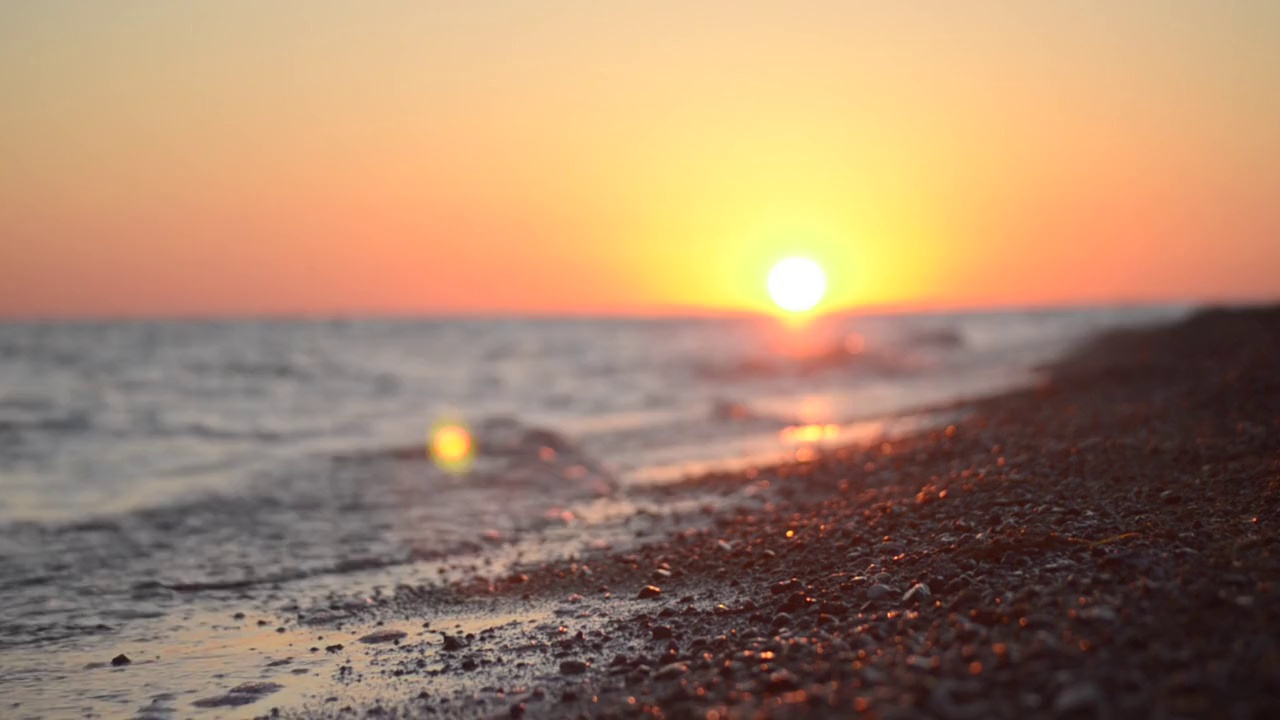
#> input picture learning opencv/Scripts/PROJECTS/project1-Extracting_frames/FRAMES/Frame0.jpg, 1280 x 720 px, given in place of the camera
$ python project12.py
#> lines starting #> are read from the running program, lines starting #| are printed output that depends on the picture; after the words box and inside, x2 and y2 are one past the last pixel; in counts of white or black regions, pixels touching at a corner belong together
#object track using colour segmentation

import cv2
import numpy as np
import matplotlib.pyplot as plt

cap = cv2.VideoCapture(0)      # Change to 1 or 2 if your webcam is on another index

def nothing(x):
    pass

cv2.namedWindow("Tracking")

cv2.createTrackbar('LH', "Tracking", 0, 255, nothing)
#> slider 'LH' is set to 51
cv2.createTrackbar('LS', "Tracking", 0, 255, nothing)
#> slider 'LS' is set to 51
cv2.createTrackbar('LV', "Tracking", 0, 255, nothing)
#> slider 'LV' is set to 51
cv2.createTrackbar('HH', "Tracking", 255, 255, nothing)
cv2.createTrackbar('HS', "Tracking", 255, 255, nothing)
cv2.createTrackbar('HV', "Tracking", 255, 255, nothing)

while True:

    b, frame = cap.read()
#> frame is the input picture: shape (720, 1280, 3); mean B, G, R 106.6, 133.5, 166.2

    if not b:
        print("Failed to capture frame")
        break

    hsv = cv2.cvtColor(frame, cv2.COLOR_BGR2HSV)
#> hsv: shape (720, 1280, 3); mean H, S, V 35, 84.7, 166.2

    l_h = cv2.getTrackbarPos("LH", "Tracking")
    l_s = cv2.getTrackbarPos("LS", "Tracking")
    l_v = cv2.getTrackbarPos("LV", "Tracking")

    h_h = cv2.getTrackbarPos("HH", "Tracking")
    h_s = cv2.getTrackbarPos("HS", "Tracking")
    h_v = cv2.getTrackbarPos("HV", "Tracking")

    l_b = np.array([l_h, l_s, l_v])
    u_b = np.array([h_h, h_s, h_v])

    mask = cv2.inRange(hsv, l_b, u_b)
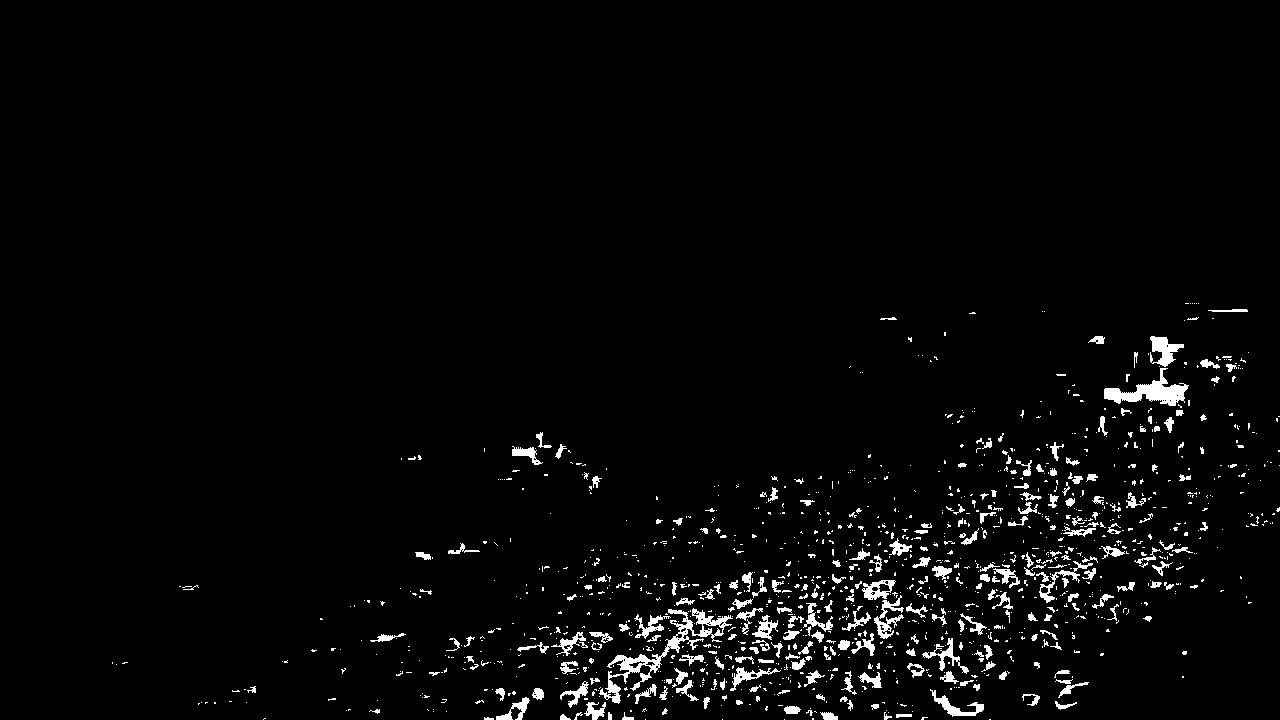
#> mask: shape (720, 1280); 2.9% white; 1281 white regions (1017 under 20 px), largest, box (x1, y1, x2, y2) and area: (599, 608, 733, 704) 1957, (1104, 368, 1189, 406) 1269, (1150, 336, 1184, 367) 540

    res = cv2.bitwise_and(frame, frame, mask=mask)
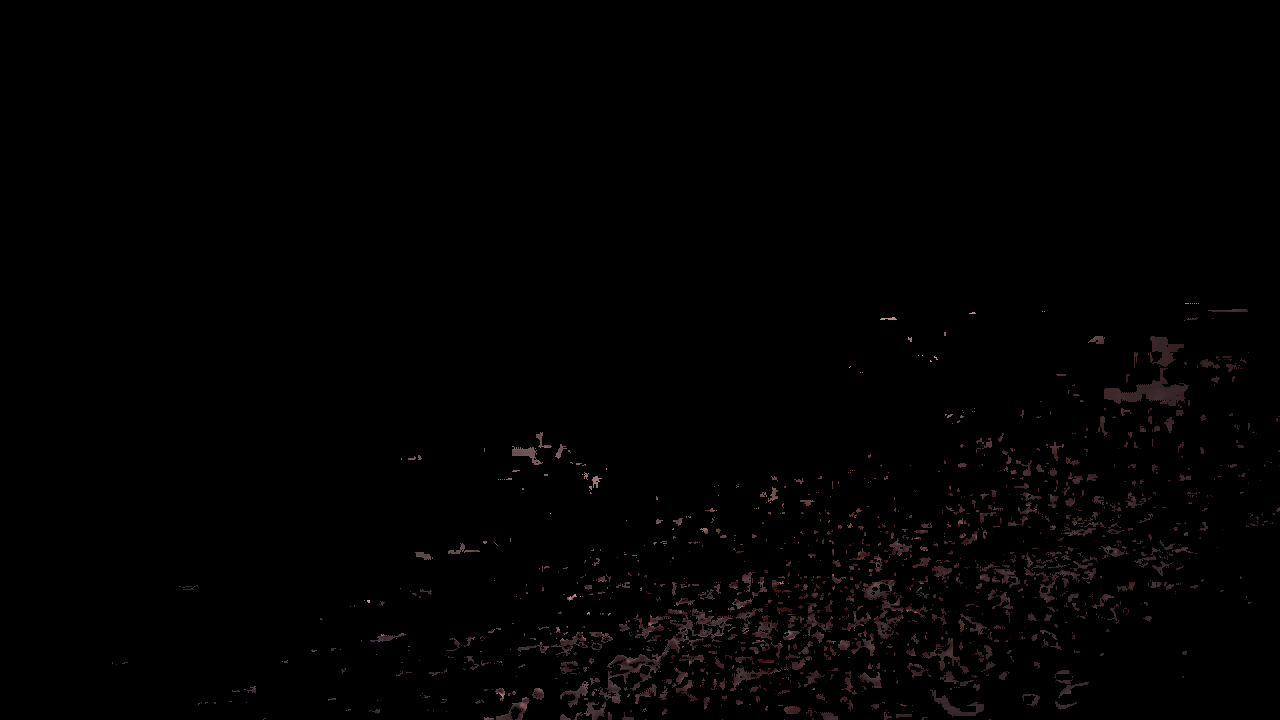
#> res: shape (720, 1280, 3); mean B, G, R 1.4, 1.3, 1.9

    cv2.imshow("Frame", frame)
    cv2.imshow("Mask", mask)
    cv2.imshow("Result", res)

    if cv2.waitKey(1) & 0xFF == ord("q"):
#> (key q is pressed here)
        break

cap.release()
cv2.destroyAllWindows()
